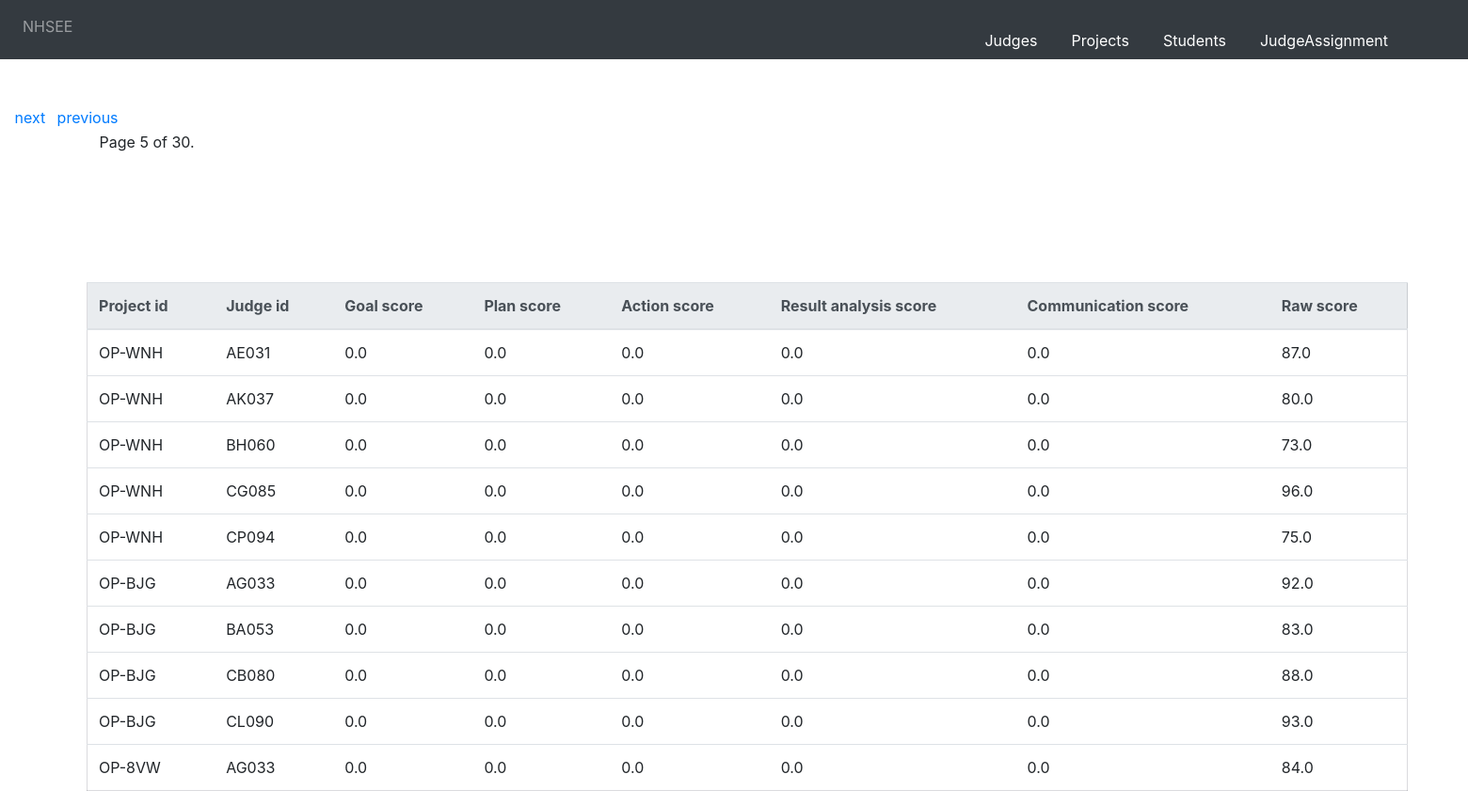
The page /assignment/?page=5 on the database its author committed.
### nhsee/models/judgeassignment_model.py (models this page shows, shortened)
class judgeassignment(Model):
            judge_id=models.ForeignKey('judge', models.DO_NOTHING)
            project_id=models.ForeignKey('project',models.DO_NOTHING)
            goal_score=models.FloatField(null=True)
            plan_score=models.FloatField(null=True)
            action_score=models.FloatField(null=True)
            result_analysis_score=models.FloatField(null=True)
            communication_score=models.FloatField(null=True)
            raw_score=models.FloatField(null=True)
            class Meta:
                db_table = "nhsee_judgeassignment"

### nhsee/views/judgeassignment_views.py (the view, shortened to what this page needs)
# urls.py: path(r'assignment/',judgeassignment_views.judge_listing_assignment),
def judge_listing_assignment(request):
    userl = judgeassignment.objects.all()
    projectlist=[]
    for users in userl:
        projectid=users.project_id_id
        judgeid=users.judge_id_id
        goalscore=users.goal_score
        planscore=users.plan_score
        actionscore=users.action_score
        resultanalysisscore=users.result_analysis_score
        communicationscore=users.communication_score
        rawscore=users.raw_score
        projectlist.append({"project_id":projectid,"judge_id":judgeid,"goal_score":goalscore,"plan_score":planscore,"action_score":actionscore,"result_analysis_score":resultanalysisscore,"communication_score":communicationscore,"raw_score":rawscore})
    paginator_projects = Paginator(projectlist, 10)
    page = request.GET.get('page')
    contacts = paginator_projects.get_page(page)
    return render(request,'judgeassign_template/projectslisting.html',{"projectjson":contacts})

### templates/judgeassign_template/projectslisting.html (shortened to what this page needs)
{% extends 'base.html' %}
{% block content %}
 <!DOCTYPE html>
<html lang="en">
<head>
  {% load staticfiles %}
  <link  rel="stylesheet" href="{% static "css/bootstrap.min.css" %}" />
</head>
{% include   'judgeassign_template/assignform.html' %}
<div class="pagination">
    <span class="step-links">
        {% if projectjson.has_previous %}
            <div class="previous">
            <a href="?page={{ projectjson.previous_page_number }}">previous</a></div>
        {% endif %}
        <div class="currentd">
        <span class="current">
            Page {{ projectjson.number }} of {{ projectjson.paginator.num_pages }}.
        </span></div>
        {% if projectjson.has_next %}
        <div class="first">
            <a href="?page={{ projectjson.next_page_number }}">next</a></div>
        {% endif %}
    </span>
</div>
<div class="table-class">
<table class="table">
  <thead class="thead-light">
    <tr>
      <th scope="col">Project id</th>
      <th scope="col">Judge id</th>
      <th scope="col">Goal score</th>
      <th scope="col">Plan score</th>
      <th scope="col">Action score</th>
      <th scope="col">Result analysis score</th>
      <th scope="col">Communication score</th>
      <th scope="col">Raw score</th>
    </tr>
  </thead>
    <tbody>
    {% if projectjson %}
        {% for projects in projectjson %}
        <tr>
            <td>{{ projects.project_id }}</td>
            <td>{{ projects.judge_id }}</td>
            <td>{{ projects.goal_score }}</td>
            <td>{{ projects.plan_score }}</td>
            <td>{{ projects.action_score }}</td>
            <td>{{ projects.result_analysis_score }}</td>
            <td>{{ projects.communication_score }}</td>
            <td>{{ projects.raw_score }}</td>
        </tr>
        {% endfor %}
    {% else %}
      <div class="heading"><h2>No Assignments Available<h2></div>
   </tbody>
    </table>
    </div>
  {% endif %}
{% endblock %}

### templates/judgeassign_template/projectslisting.html (style rules this page uses)
.table { width:96%; margin: 9% 0% 10% 1%; border:1px solid #55556636; }
.table-class { margin-left:5%; margin-right:5%; margin-top:0%; }
.pagination { margin-left: 1%; margin-right: 0%; margin-top: 0%; }
.first { position:absolute; margin: 0px 0px 0px 0px; }
.previous { position:absolute; margin: 0px 0px 0px 45px; }
.currentd { position:absolute; margin: 26px 0px 0px 90px; }
.table .thead-light th { text-align="center" }

### rows shown on the page
judgeassignment: project_id "OP-WNH", judge_id "AE031", goal_score "0.0", plan_score "0.0", action_score "0.0", result_analysis_score "0.0", communication_score "0.0", raw_score "87.0"
judgeassignment: project_id "OP-WNH", judge_id "AK037", goal_score "0.0", plan_score "0.0", action_score "0.0", result_analysis_score "0.0", communication_score "0.0", raw_score "80.0"
judgeassignment: project_id "OP-WNH", judge_id "BH060", goal_score "0.0", plan_score "0.0", action_score "0.0", result_analysis_score "0.0", communication_score "0.0", raw_score "73.0"
judgeassignment: project_id "OP-WNH", judge_id "CG085", goal_score "0.0", plan_score "0.0", action_score "0.0", result_analysis_score "0.0", communication_score "0.0", raw_score "96.0"
judgeassignment: project_id "OP-WNH", judge_id "CP094", goal_score "0.0", plan_score "0.0", action_score "0.0", result_analysis_score "0.0", communication_score "0.0", raw_score "75.0"
judgeassignment: project_id "OP-BJG", judge_id "AG033", goal_score "0.0", plan_score "0.0", action_score "0.0", result_analysis_score "0.0", communication_score "0.0", raw_score "92.0"
judgeassignment: project_id "OP-BJG", judge_id "BA053", goal_score "0.0", plan_score "0.0", action_score "0.0", result_analysis_score "0.0", communication_score "0.0", raw_score "83.0"
judgeassignment: project_id "OP-BJG", judge_id "CB080", goal_score "0.0", plan_score "0.0", action_score "0.0", result_analysis_score "0.0", communication_score "0.0", raw_score "88.0"
judgeassignment: project_id "OP-BJG", judge_id "CL090", goal_score "0.0", plan_score "0.0", action_score "0.0", result_analysis_score "0.0", communication_score "0.0", raw_score "93.0"
judgeassignment: project_id "OP-8VW", judge_id "AG033", goal_score "0.0", plan_score "0.0", action_score "0.0", result_analysis_score "0.0", communication_score "0.0", raw_score "84.0"

### other values the page prints
{{ projectjson.number }} "5"
{{ projectjson.paginator.num_pages }} "30"
